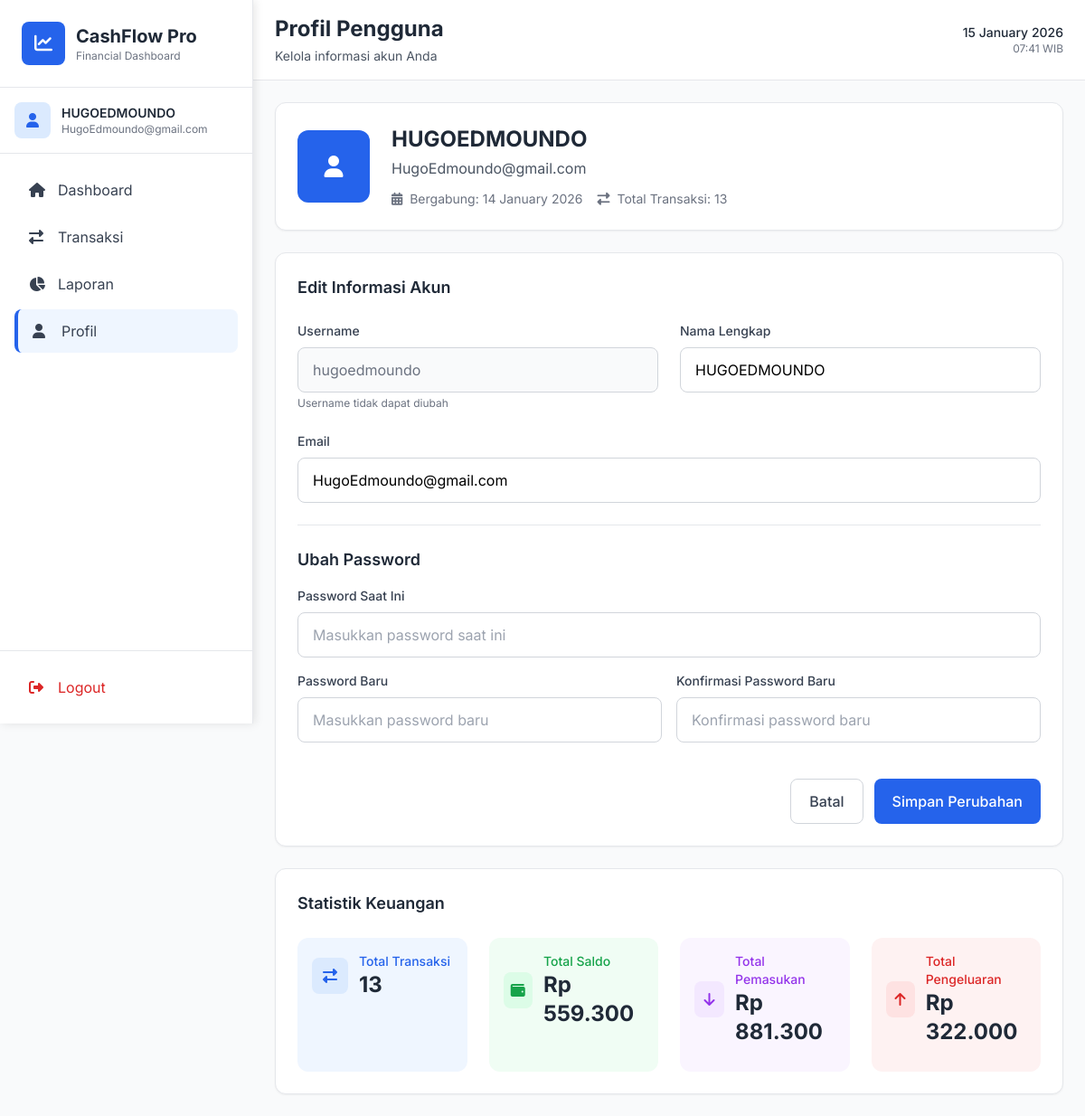
Screenshot of /profile (signed in) with the database file from the repository.
### tables this page shows
CREATE TABLE users (
        id INTEGER PRIMARY KEY AUTOINCREMENT,
        username TEXT UNIQUE NOT NULL,
        email TEXT,
        password TEXT NOT NULL,
        full_name TEXT,
        created_at TIMESTAMP DEFAULT CURRENT_TIMESTAMP
    );

### app.py (the view, shortened to what this page needs)
@app.route('/profile', methods=['GET', 'POST'])
@login_required
def profile():
    conn = get_db_connection()
    c = conn.cursor()
    c.execute('SELECT * FROM users WHERE id = ?', (current_user.id,))
    user = c.fetchone()
    created_date = datetime.fromisoformat(user['created_at'].replace('Z', '+00:00'))
    jakarta_time = created_date.astimezone(TZ)
    user_data = {
        'username': user['username'],
        'email': user['email'],
        'full_name': user['full_name'],
        'created_at': jakarta_time.strftime('%d %B %Y')
    }
    totals = get_user_totals(current_user.id)
    conn.close()
    current_datetime = datetime.now(TZ)
    return render_template('profile.html',
                         user_data=user_data,
                         user_totals=totals,
                         current_date=current_datetime.strftime('%d %B %Y'),
                         current_time=current_datetime.strftime('%H:%M'),
                         format_rupiah=format_rupiah)

### app.py (called while the page is built)
@login_manager.user_loader
def load_user(user_id):
    conn = sqlite3.connect('cashflow.db')
    c = conn.cursor()
    c.execute('SELECT id, username, email, full_name FROM users WHERE id = ?', (user_id,))
    user = c.fetchone()
    conn.close()
    if user:
        return User(user[0], user[1], user[2], user[3])
    return None

def format_rupiah(amount):
    try:
        amount = float(amount)
        return f"Rp {amount:,.0f}".replace(",", ".")
    except:
        return "Rp 0"

def get_db_connection():
    conn = sqlite3.connect('cashflow.db')
    conn.row_factory = sqlite3.Row
    return conn

### templates/profile.html (shortened to what this page needs)
{% extends 'base.html' %}
{% block page_title %}Profil Pengguna{% endblock %}
{% block page_subtitle %}Kelola informasi akun Anda{% endblock %}
{% block content %}
<div class="space-y-6">
    <div class="bg-white rounded-xl shadow-sm border border-gray-200 p-6">
        <div class="flex flex-col md:flex-row items-start md:items-center gap-6">
            <div class="w-20 h-20 bg-blue-600 rounded-xl flex items-center justify-center">
                <i class="fas fa-user text-white text-2xl"></i>
            </div>
            <div class="flex-1">
                <h2 class="text-2xl font-bold text-gray-800">{{ current_user.full_name or current_user.username }}</h2>
                <p class="text-gray-600 mt-1">{{ current_user.email or 'Belum ada email' }}</p>
                <div class="flex items-center gap-4 mt-3">
                    <span class="text-sm text-gray-500">
                        <i class="fas fa-calendar-alt mr-1"></i>
                        Bergabung: {{ user_data.created_at }}
                    </span>
                    <span class="text-sm text-gray-500">
                        <i class="fas fa-exchange-alt mr-1"></i>
                        Total Transaksi: {{ user_totals.total_transactions }}
                    </span>
                </div>
            </div>
        </div>
    </div>
    <div class="bg-white rounded-xl shadow-sm border border-gray-200 p-6">
        <h3 class="text-lg font-semibold text-gray-800 mb-6">Edit Informasi Akun</h3>
        <form method="POST" action="{{ url_for('profile') }}" class="space-y-6">
            <div class="grid grid-cols-1 md:grid-cols-2 gap-6">
                <div>
                    <label class="block text-sm font-medium text-gray-700 mb-2">Username</label>
                    <input type="text" value="{{ current_user.username }}"
                           class="w-full border border-gray-300 rounded-lg px-4 py-3 bg-gray-50 text-gray-500"
                           disabled>
                    <p class="text-xs text-gray-500 mt-1">Username tidak dapat diubah</p>
                </div>
                <div>
                    <label class="block text-sm font-medium text-gray-700 mb-2">Nama Lengkap</label>
                    <input type="text" name="full_name" value="{{ user_data.full_name }}"
                           class="w-full border border-gray-300 rounded-lg px-4 py-3 focus:ring-2 focus:ring-blue-500 focus:border-blue-500 outline-none transition-colors duration-200"
                           placeholder="Masukkan nama lengkap">
                </div>
            </div>
            <div>
                <label class="block text-sm font-medium text-gray-700 mb-2">Email</label>
                <input type="email" name="email" value="{{ user_data.email }}"
                       class="w-full border border-gray-300 rounded-lg px-4 py-3 focus:ring-2 focus:ring-blue-500 focus:border-blue-500 outline-none transition-colors duration-200"
                       placeholder="email@contoh.com">
            </div>
            <div class="border-t border-gray-200 pt-6">
                <h4 class="text-lg font-semibold text-gray-800 mb-4">Ubah Password</h4>
                <div class="space-y-4">
                    <div>
                        <label class="block text-sm font-medium text-gray-700 mb-2">Password Saat Ini</label>
                        <input type="password" name="current_password"
                               class="w-full border border-gray-300 rounded-lg px-4 py-3 focus:ring-2 focus:ring-blue-500 focus:border-blue-500 outline-none transition-colors duration-200"
                               placeholder="Masukkan password saat ini">
                    </div>
                    <div class="grid grid-cols-1 md:grid-cols-2 gap-4">
                        <div>
                            <label class="block text-sm font-medium text-gray-700 mb-2">Password Baru</label>
                            <input type="password" name="new_password"
                                   class="w-full border border-gray-300 rounded-lg px-4 py-3 focus:ring-2 focus:ring-blue-500 focus:border-blue-500 outline-none transition-colors duration-200"
                                   placeholder="Masukkan password baru">
                        </div>
                        <div>
                            <label class="block text-sm font-medium text-gray-700 mb-2">Konfirmasi Password Baru</label>
                            <input type="password" name="confirm_password"
                                   class="w-full border border-gray-300 rounded-lg px-4 py-3 focus:ring-2 focus:ring-blue-500 focus:border-blue-500 outline-none transition-colors duration-200"
                                   placeholder="Konfirmasi password baru">
                        </div>
                    </div>
                </div>
            </div>
            <div class="flex justify-end gap-3 pt-4">
                <a href="{{ url_for('dashboard') }}" class="px-5 py-3 border border-gray-300 text-gray-700 rounded-lg hover:bg-gray-50 transition-colors duration-200 font-medium">
                    Batal
                </a>
                <button type="submit" class="px-5 py-3 bg-blue-600 text-white rounded-lg hover:bg-blue-700 transition-colors duration-200 font-medium">
                    Simpan Perubahan
                </button>
            </div>
        </form>
    </div>
    <div class="bg-white rounded-xl shadow-sm border border-gray-200 p-6">
        <h3 class="text-lg font-semibold text-gray-800 mb-6">Statistik Keuangan</h3>
        <div class="grid grid-cols-1 md:grid-cols-2 lg:grid-cols-4 gap-6">
            <div class="p-4 bg-blue-50 rounded-xl">
                <div class="flex items-center mb-3">
                    <div class="w-10 h-10 bg-blue-100 rounded-lg flex items-center justify-center mr-3">
                        <i class="fas fa-exchange-alt text-blue-600"></i>
                    </div>
                    <div>
                        <p class="text-sm text-blue-600 font-medium">Total Transaksi</p>
                        <p class="text-2xl font-bold text-gray-800">{{ user_totals.total_transactions }}</p>
                    </div>
                </div>
            </div>
            <div class="p-4 bg-green-50 rounded-xl">
                <div class="flex items-center mb-3">
                    <div class="w-10 h-10 bg-green-100 rounded-lg flex items-center justify-center mr-3">
                        <i class="fas fa-wallet text-green-600"></i>
                    </div>
                    <div>
                        <p class="text-sm text-green-600 font-medium">Total Saldo</p>
                        <p class="text-2xl font-bold text-gray-800">{{ format_rupiah(user_totals.total_balance) }}</p>
                    </div>
                </div>
            </div>
            <div class="p-4 bg-purple-50 rounded-xl">
                <div class="flex items-center mb-3">
                    <div class="w-10 h-10 bg-purple-100 rounded-lg flex items-center justify-center mr-3">
                        <i class="fas fa-arrow-down text-purple-600"></i>
                    </div>
                    <div>
                        <p class="text-sm text-purple-600 font-medium">Total Pemasukan</p>
                        <p class="text-2xl font-bold text-gray-800">{{ format_rupiah(user_totals.total_income) }}</p>
                    </div>
                </div>
            </div>
            <div class="p-4 bg-red-50 rounded-xl">
                <div class="flex items-center mb-3">
                    <div class="w-10 h-10 bg-red-100 rounded-lg flex items-center justify-center mr-3">
                        <i class="fas fa-arrow-up text-red-600"></i>
                    </div>
                    <div>
                        <p class="text-sm text-red-600 font-medium">Total Pengeluaran</p>
                        <p class="text-2xl font-bold text-gray-800">{{ format_rupiah(user_totals.total_expense) }}</p>
                    </div>
                </div>
            </div>
        </div>
    </div>
</div>
{% endblock %}

### templates/base.html (shortened to what this page needs)
<!DOCTYPE html>
<html lang="id">
<head>
    <link rel="stylesheet" href="{{ url_for('static', filename='css/tailwind.css') }}">
    <link rel="stylesheet" href="https://cdnjs.cloudflare.com/ajax/libs/font-awesome/6.4.0/css/all.min.css">
</head>
<body class="bg-gray-50">
    {% if current_user.is_authenticated %}
    <aside id="sidebar" class="sidebar bg-white border-r border-gray-200">
        <div class="p-6 border-b border-gray-200">
            <div class="flex items-center space-x-3">
                <div class="w-12 h-12 bg-blue-600 rounded-lg flex items-center justify-center">
                    <i class="fas fa-chart-line text-white text-xl"></i>
                </div>
                <div>
                    <h1 class="text-xl font-bold text-gray-800">CashFlow Pro</h1>
                    <p class="text-xs text-gray-500">Financial Dashboard</p>
                </div>
            </div>
        </div>
        <div class="p-4 border-b border-gray-200">
            <div class="flex items-center space-x-3">
                <div class="w-10 h-10 bg-blue-100 rounded-lg flex items-center justify-center">
                    <i class="fas fa-user text-blue-600"></i>
                </div>
                <div>
                    <p class="text-sm font-semibold text-gray-800">{{ current_user.full_name or current_user.username }}</p>
                    <p class="text-xs text-gray-500">{{ current_user.email or 'No email' }}</p>
                </div>
            </div>
        </div>
        <nav class="p-4">
            <div class="space-y-1">
                <a href="{{ url_for('dashboard') }}"
                   class="flex items-center space-x-3 px-4 py-3 rounded-lg text-gray-700 hover:bg-blue-50 hover:text-blue-600 transition-colors duration-200 ">
                    <i class="fas fa-home w-5"></i>
                    <span>Dashboard</span>
                </a>
                <a href="{{ url_for('transactions') }}"
                   class="flex items-center space-x-3 px-4 py-3 rounded-lg text-gray-700 hover:bg-blue-50 hover:text-blue-600 transition-colors duration-200 ">
                    <i class="fas fa-exchange-alt w-5"></i>
                    <span>Transaksi</span>
                </a>
                <a href="{{ url_for('reports') }}"
                   class="flex items-center space-x-3 px-4 py-3 rounded-lg text-gray-700 hover:bg-blue-50 hover:text-blue-600 transition-colors duration-200 ">
                    <i class="fas fa-chart-pie w-5"></i>
                    <span>Laporan</span>
                </a>
                <a href="{{ url_for('profile') }}"
                   class="flex items-center space-x-3 px-4 py-3 rounded-lg text-gray-700 hover:bg-blue-50 hover:text-blue-600 transition-colors duration-200 {% if request.endpoint == 'profile' %}bg-blue-50 text-blue-600 border-l-4 border-blue-600{% endif %}">
                    <i class="fas fa-user w-5"></i>
                    <span>Profil</span>
                </a>
            </div>
        </nav>
        <div class="absolute bottom-0 left-0 right-0 p-4 border-t border-gray-200">
            <a href="{{ url_for('logout') }}"
               class="flex items-center space-x-3 px-4 py-3 rounded-lg text-red-600 hover:bg-red-50 transition-colors duration-200">
                <i class="fas fa-sign-out-alt w-5"></i>
                <span>Logout</span>
            </a>
        </div>
    </aside>
    {% endif %}
    <main class="main-content min-h-screen">
        {% if current_user.is_authenticated %}
        <header class="bg-white border-b border-gray-200">
            <div class="px-4 py-4 md:px-6">
                <div class="flex flex-col md:flex-row md:justify-between md:items-center">
                    <div>
                        <h2 class="text-xl md:text-2xl font-bold text-gray-800">{% block page_title %}{% endblock %}</h2>
                        <p class="text-sm text-gray-600 mt-1">{% block page_subtitle %}{% endblock %}</p>
                    </div>
                    <div class="hidden md:flex items-center space-x-4 mt-2 md:mt-0">
                        <div class="text-right">
                            <p class="text-sm font-medium text-gray-800">{{ current_date }}</p>
                            <p class="text-xs text-gray-500">{{ current_time }} WIB</p>
                        </div>
                    </div>
                </div>
            </div>
        </header>
        {% endif %}
        <div class="p-4 md:p-6">
            {% block content %}{% endblock %}
        </div>
    </main>
</body>
</html>

### templates/base.html (style rules this page uses)
* { font-family: 'Inter', sans-serif; }
.sidebar { width: 280px; height: 100vh; position: fixed; left: 0; top: 0; z-index: 50; transform: translateX(-100%); transition: transform 0.3s ease; background: white; box-shadow: 2px 0 10px rgba(0, 0, 0, 0.1); }
.main-content { margin-left: 0; transition: margin-left 0.3s ease; min-height: 100vh; }
@media (min-width: 1024px) { .sidebar { transform: translateX(0); } }
@media (min-width: 1024px) { .main-content { margin-left: 280px; } }

### rows the page displays
users: full_name "HUGOEDMOUNDO", email "HugoEdmoundo@gmail.com", created_at "14 January 2026", username "hugoedmoundo"

### other values shown
{{ user_totals.total_transactions }} "13"
